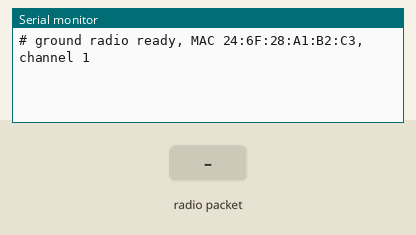
Simulated run of this program. Board: ESP32-S3. Shown: the last lines printed to the serial monitor. Inputs (shaded band) come from the test bench.

Above: at 1.2 s.
1.3 s: radio packet "P" arrives
At 2.3 s:
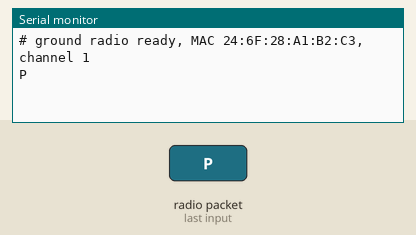
2.8 s: radio packet "1" arrives
At 3.4 s:
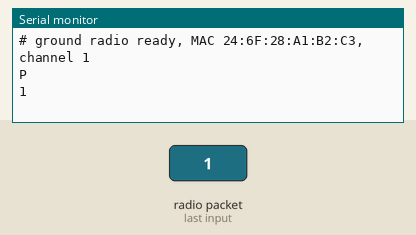

The program:

main.cpp
```cpp
// Ground radio bridge. Owned by Communication.
// Vehicle -> laptop: each received telemetry line is written to USB serial as-is
//   (it already starts with <TEAM>C or <TEAM>P, so the app can tell them apart).
// Laptop -> vehicle: each CMD line from USB is sent to the vehicle named in its
//   third field (C or P).
#include <Arduino.h>
#include <WiFi.h>
#include <esp_now.h>
#include <esp_wifi.h>
#include <string.h>
#include "config.h"

using namespace cavsat;

namespace {

volatile uint32_t received = 0;
char rxLine[MAX_PACKET + 1];
volatile bool rxReady = false;

void onRecv(const uint8_t* mac, const uint8_t* data, int len) {
    // Accept only our two vehicles (X4).
    if (memcmp(mac, CONTAINER_MAC, 6) != 0 && memcmp(mac, POCKETQUBE_MAC, 6) != 0) return;
    if (len <= 0 || (size_t)len > MAX_PACKET || rxReady) return;  // TODO: queue instead of drop
    memcpy(rxLine, data, len);
    rxLine[len] = '\0';
    rxReady = true;
    received++;
}

void addPeer(const uint8_t mac[6]) {
    esp_now_peer_info_t info = {};
    memcpy(info.peer_addr, mac, 6);
    info.channel = ESPNOW_CHANNEL;
    esp_now_add_peer(&info);
}

char cmdBuf[128];
size_t cmdLen = 0;

void sendCommand(const char* line) {
    // CMD,<team>,<C|P>,...
    const char* p = strchr(line, ',');
    if (p) p = strchr(p + 1, ',');
    if (!p) return;
    const uint8_t* target = (p[1] == 'P') ? POCKETQUBE_MAC : CONTAINER_MAC;
    esp_now_send(target, (const uint8_t*)line, strlen(line));
}

} // namespace

void setup() {
    Serial.begin(115200);
    WiFi.mode(WIFI_STA);
    WiFi.disconnect();
    esp_wifi_set_channel(ESPNOW_CHANNEL, WIFI_SECOND_CHAN_NONE);
    esp_now_init();
    esp_now_register_recv_cb(onRecv);
    addPeer(CONTAINER_MAC);
    addPeer(POCKETQUBE_MAC);
    Serial.printf("# ground radio ready, MAC %s, channel %u\n",
                  WiFi.macAddress().c_str(), ESPNOW_CHANNEL);
}

void loop() {
    if (rxReady) {
        // Telemetry lines end in '\r'; add '\n' so the laptop can read by line.
        Serial.print(rxLine);
        Serial.print('\n');
        rxReady = false;
    }
    while (Serial.available()) {
        char ch = (char)Serial.read();
        if (ch == '\n') {
            cmdBuf[cmdLen] = '\0';
            if (cmdLen > 0) sendCommand(cmdBuf);
            cmdLen = 0;
        } else if (ch != '\r' && cmdLen < sizeof(cmdBuf) - 1) {
            cmdBuf[cmdLen++] = ch;
        }
    }
}
```

Measured:
- after the input at 1.3 s, the serial monitor: prints a new line at once (image 1)
- after the input at 2.8 s, the serial monitor: prints a new line at once (image 2)
